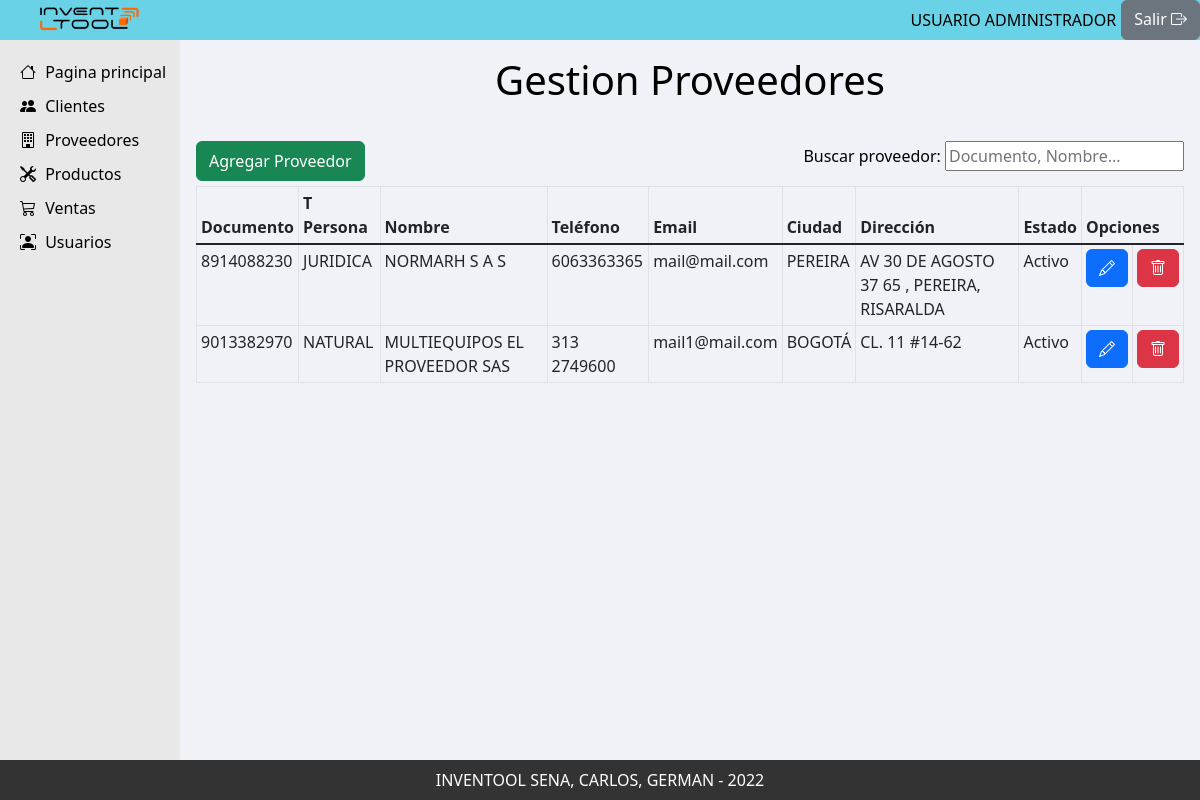
The app's page /index.php?accion=proveedores (signed in) with its own data.
### tables this page shows
CREATE TABLE `proveedores` (
  `documento` bigint unsigned NOT NULL,
  `tipoDocumento` enum('CC','CE','PAP','NIP','NIT','TI') NOT NULL,
  `tipoPersona` enum('NATURAL','JURIDICA') NOT NULL,
  `nombre` varchar(45) NOT NULL,
  `telefono` varchar(45) NOT NULL,
  `email` varchar(45) DEFAULT NULL,
  `ciudad` varchar(45) DEFAULT NULL,
  `direccion` varchar(80) DEFAULT NULL,
  `estado` tinyint NOT NULL DEFAULT '1',
  PRIMARY KEY (`documento`),
  UNIQUE KEY `documento_UNIQUE` (`documento`),
  UNIQUE KEY `email_UNIQUE` (`email`)
);

### vista/html/proveedor/proveedores.php (the view, shortened to what this page needs)
<head>
    <link rel="stylesheet" href="vista/css/proveedor/proveedor.css" />
    <link rel="stylesheet" href="vista/css/proveedor/modalProveedor.css" />
</head>
<?php
$mysqli = include(ROOT_PATH . "db.php");
$resultado = $mysqli->query("SELECT * FROM proveedores");
$rows = $resultado->fetch_all(MYSQLI_ASSOC);
?>
<div class="contenido-proveedores">
    <div class="titulo">
        <h1>Gestion Proveedores</h1>
    </div>
    <div class="buscar">
        <p>
            Buscar proveedor:
            <span><input type="text" name="buscar" placeholder="Documento, Nombre..." /></span>
        </p>
        <button class="btn btn-success" onclick=" location.href='index.php?accion=agregarProveedor'">
            Agregar Proveedor
        </button>
    </div>
    <table class="table table-sm table-bordered grid-table">
        <thead>
            <tr>
                <th scope="col">Documento</th>
                <th scope="col">T Persona</th>
                <th scope="col">Nombre</th>
                <th scope="col">Teléfono</th>
                <th scope="col">Email</th>
                <th scope="col">Ciudad</th>
                <th scope="col">Dirección</th>
                <th scope="col">Estado</th>
                <th scope="col" colspan="2">Opciones</th>
            </tr>
        </thead>
        <tbody class="table-group-divider">
            <?php
            foreach ($rows as $row) {
            ?>
                <tr>
                    <td> <?php echo $row['documento']; ?></td>
                    <td> <?php echo $row['tipoPersona']; ?></td>
                    <td> <?php echo $row['nombre']; ?></td>
                    <td> <?php echo $row['telefono']; ?></td>
                    <td> <?php echo $row['email']; ?></td>
                    <td> <?php echo $row['ciudad']; ?></td>
                    <td> <?php echo $row['direccion']; ?></td>
                    <td class="estado_activo">
                        <?php
                        if ($row['estado'] == 1) {
                            echo 'Activo';
                        } else {
                            echo 'Inactivo';
                        }
                        ?>
                    </td>
                    <td><a class="btn btn-primary editbtn" onclick="selectProveedor(<?php echo $row['documento']; ?>)" data-bs-toggle="modal" data-bs-target="#editarModal"><i class="bi bi-pencil"></i></a></td>
                    <td><button class="btn btn-danger" onclick="delProveedor('<?php echo $row['documento']; ?>')" data-bs-toggle="modal" data-bs-target="#borrarModal"><i class="bi bi-trash"></i></button></td>
                </tr>
            <?php } ?>
        </tbody>
    </table>
</div>

### vista/css/main.css (style rules this page uses)
html, body { margin: 0; padding: 0; box-sizing: content-box; height: 100%; width: 100%; }

### vista/css/proveedor/proveedor.css (style rules this page uses)
.contenido-proveedores { display: grid; background-color: #f1f2f7; width: 100%; height: 100%; margin: 0 auto 0 auto; padding: 16px; grid-template-columns: 100%; grid-template-rows: 80px 50px auto; }
.contenido-proveedores .titulo { grid-row: 1/2; justify-self: center; align-items: center; color: black; }
.contenido-proveedores .buscar { grid-row: 2/3; display: flex; flex-direction: row-reverse; justify-content: space-between; align-self: center; color: black; height: 40px; }
.contenido-proveedores .buscar p { float: right; }
.grid-table { grid-row: 3/4; height: 40px; }
.estado_activo { background-color: lightgreen; }

### records on screen
proveedores: documento "8914088230", tipoPersona "JURIDICA", nombre "NORMARH S A S", telefono "6063363365", email "mail@mail.com", ciudad "PEREIRA", direccion "AV 30 DE AGOSTO 37 65 , PEREIRA, RISARALDA", estado "Activo"
proveedores: documento "9013382970", tipoPersona "NATURAL", nombre "MULTIEQUIPOS EL PROVEEDOR SAS", telefono "313 2749600", email "mail1@mail.com", ciudad "BOGOTÁ", direccion "CL. 11 #14-62", estado "Activo"

### other values on screen
$_SESSION['nombre'] "USUARIO ADMINISTRADOR"
